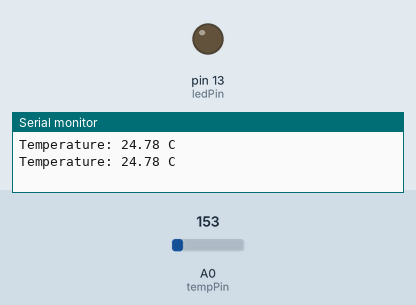
Bench run of a sketch on a simulated Arduino Uno, built with avr-gcc and run on an emulated ATmega328P. Parts: output pins drawn as LEDs (lit = HIGH), the last lines printed to the serial monitor. Inputs (shaded band) come from the test bench; at power-on: A0 (tempPin) = 153.

Above: at 1.8 s.
1.9 s: A0 (tempPin) set to 173
At 3.1 s:
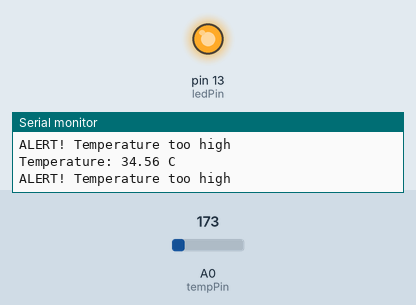
3.5 s: A0 (tempPin) set to 133
At 4.7 s:
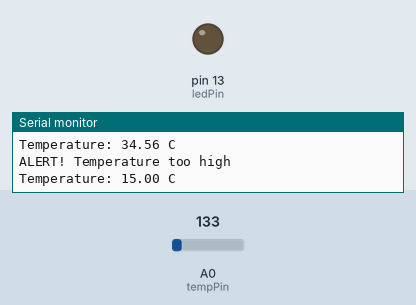
5.5 s: A0 (tempPin) set to 165
At 7.4 s:
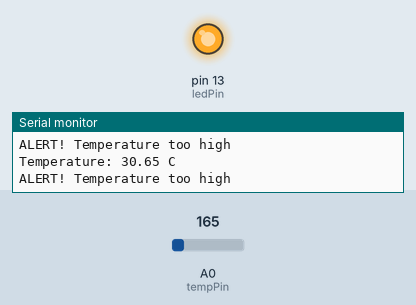
Timing chart, 0 to 8.9 s (numbered marks = the images above; inputs shaded):
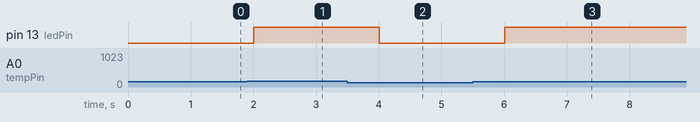

Measured:
- the behaviour switches between 163 and 164 on A0 (tempPin) (found by bisection; images 0 and 1)
- after the input at 1.9 s, pin 13 (ledPin): LOW → HIGH after 0.10 s
- after the input at 3.5 s, pin 13 (ledPin): HIGH → LOW after 0.50 s
- after the input at 5.5 s, pin 13 (ledPin): LOW → HIGH after 0.51 s

The sketch:

Temperature_Monitor.ino
```cpp
// Temperature Monitor Project
// TMP Sensor (Power / Vout / GND) + LED Alert

int tempPin = A0;     // TMP sensor Vout pin
int ledPin = 13;      // LED alert pin

float temperatureC = 0;
float voltage = 0;

float threshold = 30.0;  // agar temp isse zyada ho to LED jal jaye (Celsius)

void setup() {
  pinMode(ledPin, OUTPUT);
  Serial.begin(9600);
}

void loop() {
  int sensorValue = analogRead(tempPin);

  // Analog value ko voltage me convert karo
  voltage = sensorValue * (5.0 / 1023.0);

  // Voltage ko Celsius me convert karo
  temperatureC = (voltage - 0.5) * 100;

  Serial.print("Temperature: ");
  Serial.print(temperatureC);
  Serial.println(" C");

  if (temperatureC > threshold) {
    digitalWrite(ledPin, HIGH);   // Alert ON
    Serial.println("ALERT! Temperature too high");
  } else {
    digitalWrite(ledPin, LOW);    // Alert OFF
  }

  delay(1000);
}
```
